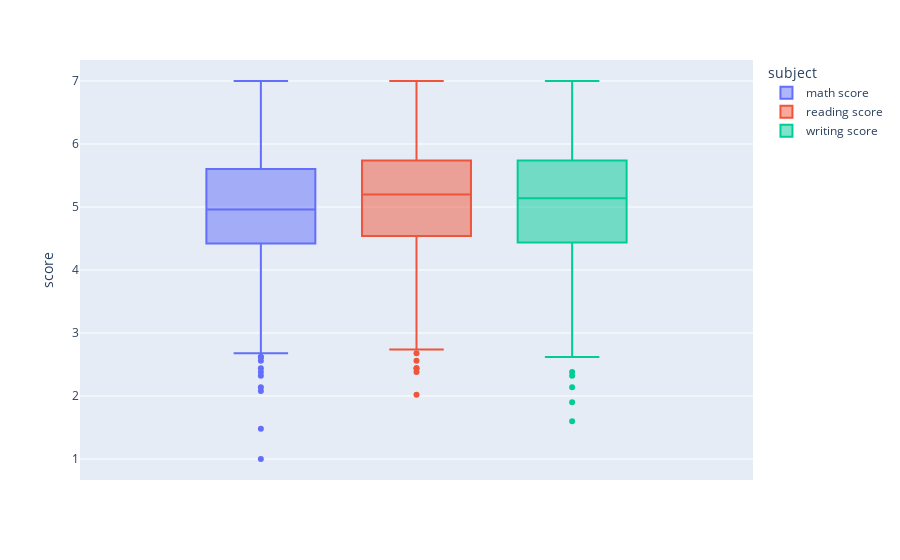

Notebook source saved alongside this figure:
### Markdown cell above
**Gráfico de Caja:**

### Code cell
fig = px.box(df_grades[df_grades.columns[-3:]].melt(var_name="subject", value_name = 'score'), y='score',  color = 'subject')
fig.show()

### Figure 1 — Plotly figure (JSON) as saved in the notebook; plotly's stock layout.template omitted (floating-point values rounded to 4 significant figures; data arrays with more than 128 entries replaced by an {"elided": "..."} marker saying what was removed)
{"data": [{"alignmentgroup": "True", "hovertemplate": "subject=math score<br>score=%{y}<extra></extra>", "legendgroup": "math score", "marker": {"color": "#636efa"}, "name": "math score", "notched": false, "offsetgroup": "math score", "orientation": "v", "showlegend": true, "type": "box", "x0": " ", "xaxis": "x", "y": {"elided": "875 float values"}, "y0": " ", "yaxis": "y"}, {"alignmentgroup": "True", "hovertemplate": "subject=reading score<br>score=%{y}<extra></extra>", "legendgroup": "reading score", "marker": {"color": "#EF553B"}, "name": "reading score", "notched": false, "offsetgroup": "reading score", "orientation": "v", "showlegend": true, "type": "box", "x0": " ", "xaxis": "x", "y": {"elided": "875 float values"}, "y0": " ", "yaxis": "y"}, {"alignmentgroup": "True", "hovertemplate": "subject=writing score<br>score=%{y}<extra></extra>", "legendgroup": "writing score", "marker": {"color": "#00cc96"}, "name": "writing score", "notched": false, "offsetgroup": "writing score", "orientation": "v", "showlegend": true, "type": "box", "x0": " ", "xaxis": "x", "y": {"elided": "875 float values"}, "y0": " ", "yaxis": "y"}], "layout": {"boxmode": "group", "legend": {"title": {"text": "subject"}, "tracegroupgap": 0}, "margin": {"t": 60}, "xaxis": {"anchor": "y", "domain": [0, 1]}, "yaxis": {"anchor": "x", "domain": [0, 1], "title": {"text": "score"}}}}
